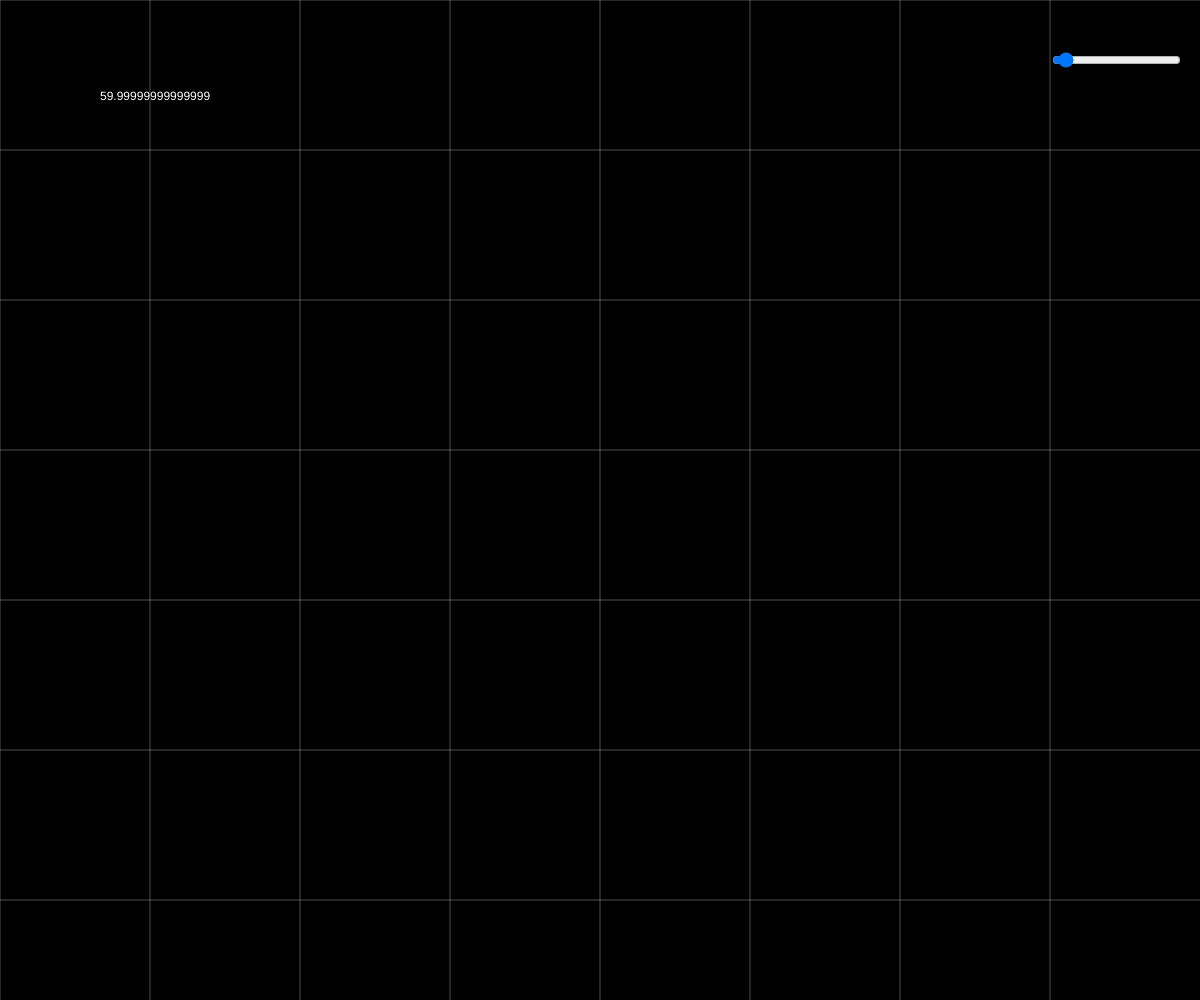
Frame 1 (no input)
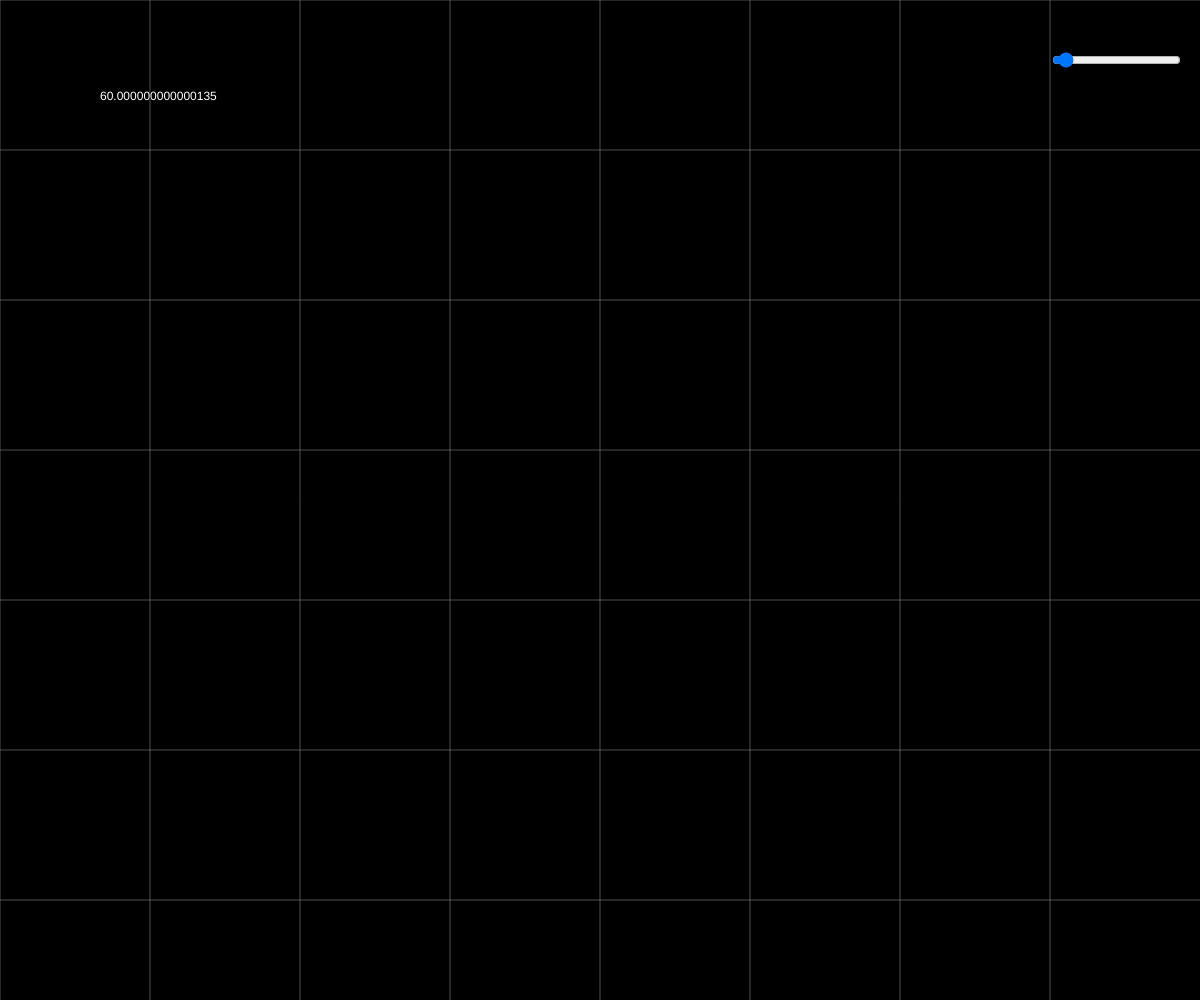
Frame 60 (no input)
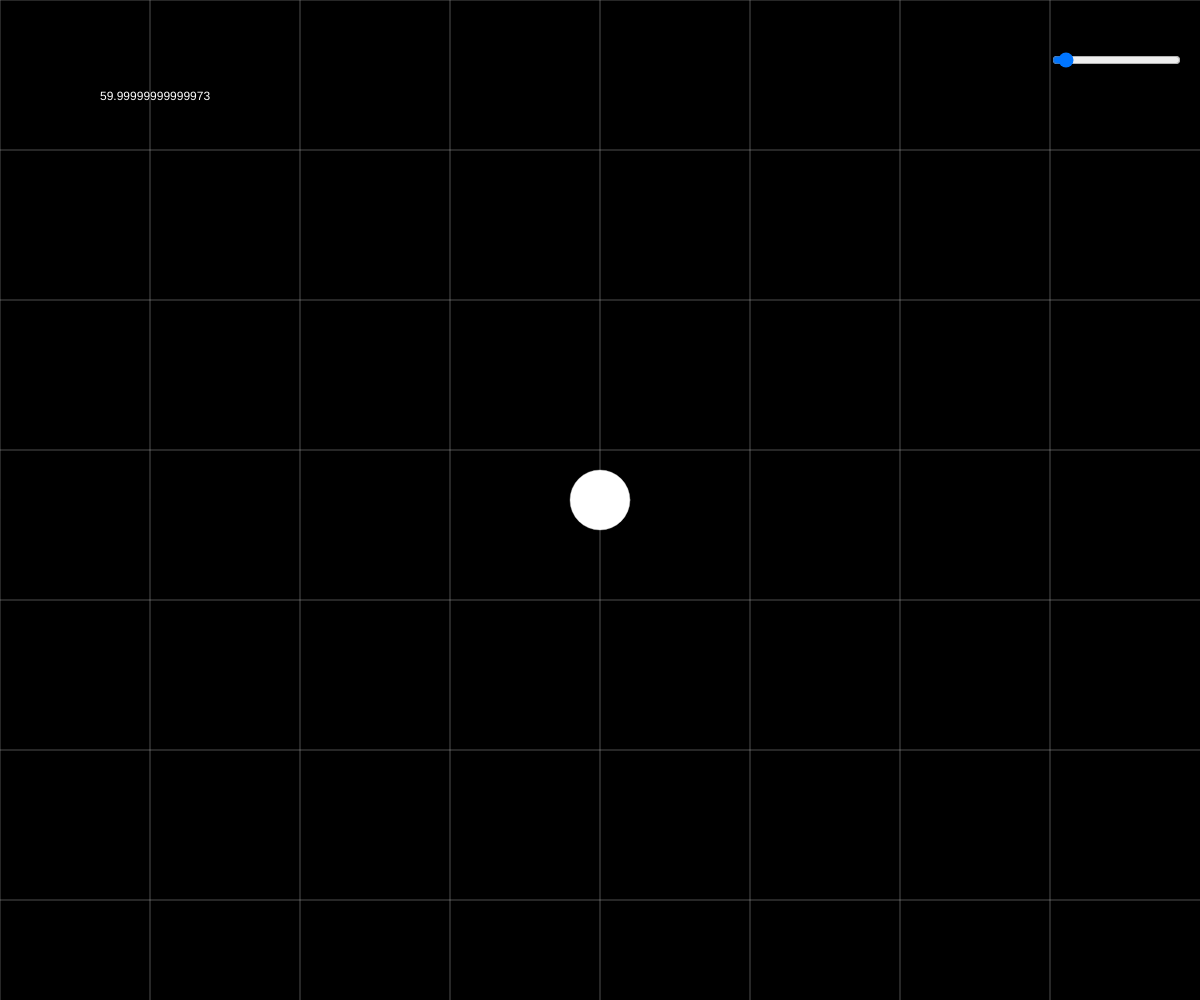
Frame 120 (the mouse pressed at the canvas centre since frame 60)

The p5.js sketch that drew these frames (run headless with seeded random() and noise() and a simulated clock; from frame 60 on, the mouse is pressed at the canvas centre):

// p5.js sketch
// ── sketch.js
let massiveObjects = [];
let objID = 0;

// camera vars
let cameraX = 0;
let cameraY = 0;
let cameraScale = 1;
let cameraMoveSped = 1;
let mouseScrolled = 0;

// global vars
let trailLength;
let planetScale = 0;
let moveMode = "FocusBigGuy";
// "FocusBigGuy" = center on the most massive object
// "SelfMove" = the user has control over camera and zoom
let mostMassiveObjectID = 0;
let mostMass = 0;

function setup()
{
  createCanvas(windowWidth, windowHeight);
  trailLength = createSlider(0, 200, 10);
  trailLength.position(width - 150, 50);
  //newMassiveObject(5, [500, 200], createVector(0, 1), true, true, 500);
  //newMassiveObject(20, [700, 300], createVector(0, 0), true, true, 500);
  for (let i = 0; i < 100; i++)
  {
    //newRandomObject();
  }
}

function draw()
{
  background(0);
  cameraControls();
  drawGrid();
  for (let i = 0; i < massiveObjects.length; i++)
  {
    massiveObjects[i].updateSelf();
  }
  mouseScrolled = 0;
  if (mouseIsPressed) { planetScale += 1 / cameraScale; ellipse(mouseX, mouseY, planetScale * cameraScale) }
  else planetScale = 0;
  fill(255);
  stroke(0);
  strokeWeight(1);
  text(frameRate(), 100, 100);
}

function drawGrid()
{
  stroke(200, 200, 200, 100);
  strokeWeight(1);
  push();
  let gridScale = 150 * cameraScale;
  for (let x = 0; x < width; x += gridScale)
  {
    line((cameraX % gridScale) + x, 0, (cameraX % gridScale) + x, height);
  }
  for (let y = 0; y < height; y += gridScale)
  {
    line(0, (cameraY % gridScale) + y, width, (cameraY % gridScale) + y);
  }
  pop();
}

function newRandomObject()
{
  newMassiveObject(random(10, 50), [800 + random(-1, 1), 500], createVector(random(-5, 5), random(-5, 5)), true, true, trailLength.value())
}

function newMassiveObject(mass, startPosition, initialForceVector, drawPlanet, drawTail, trailLength)
{
  // define the new object
  let nmo = new massiveObject(mass, startPosition, initialForceVector, drawPlanet, drawTail, trailLength);
  // push the the array
  massiveObjects.push(nmo);
  if (mass > mostMass) { console.log(mostMassiveObjectID); mostMassiveObjectID = objID - 1; mostMass = mass }
  return nmo;
}

class massiveObject
{
  constructor(mass, startPosition, initialForceVector, drawPlanet, drawTail, trailLength)
  {
    // mass
    this.mass = mass;

    // start position
    this.startX = startPosition[0];
    this.startY = startPosition[1];

    //current position
    this.x = this.startX;
    this.y = this.startY;

    // force vectors
    this.currentForceVector = initialForceVector;
    this.initialForceVector = initialForceVector;

    // drawing variables
    this.fillColor = [random(50, 200), random(50, 200), random(50, 200)];
    this.drawTrail = drawTail;
    this.drawPlanet = drawPlanet;
    this.trailPositions = [];
    this.trailLength = trailLength;

    // id system
    this.objID = objID;
    objID++;
  }
  updateSelf()
  {
    this.drawSelf();
    this.updateTrail();
    this.doPhysics();
  }
  drawSelf()
  {
    // draw the trail
    if (this.drawTrail == true)
    {

      // itterate over the trail positions
      for (let i = 0; i < this.trailPositions.length - 1; i++)
      {

        // stroke and strokeWeight go from a max to a min depending on how far into the array it is
        stroke(map(i / this.trailPositions.length, 0, this.trailPositions.length, 0, 255) * this.trailPositions.length);
        strokeWeight(map(this.trailPositions.length - i, 0, this.trailPositions.length, 0, 10) * cameraScale);

        // adjust the positions for the camera
        let pos2 = adjustForCamera(this.trailPositions[i].x, this.trailPositions[i].y);
        let pos3 = adjustForCamera(this.trailPositions[i + 1].x, this.trailPositions[i + 1].y);

        // line between two positions
        line(pos2[0], pos2[1], pos3[0], pos3[1]);
      }
    }

    // draw the planet itself
    strokeWeight(1);
    stroke(0);
    if (this.drawPlanet == true) { let pos1 = adjustForCamera(this.x, this.y); ellipse(pos1[0], pos1[1], this.mass * cameraScale); }
  }
  updateTrail()
  {
    // update the new position
    this.trailLength = trailLength.value();
    this.trailPositions.push(createVector(this.x, this.y));

    // if there are too many saved positions, 
    while (this.trailPositions.length > this.trailLength) this.trailPositions.shift();
  }
  doPhysics()
  {
    let endXForce = 0;
    let endYForce = 0;

    for (let i = 0; i < massiveObjects.length; i++)
    {
      let m1 = massiveObjects[i];
      if (m1.objID != this.objID)
      {
        let d1 = dist(this.x, this.y, m1.x, m1.y);
        let a1 = atan2(this.x - m1.x, this.y - m1.y);
        let forceVec1 = createVector(m1.mass / d1, 0);
        forceVec1.rotate(-(a1 + PI / 2));

        let inertia = m1.mass / this.mass;

        endXForce += forceVec1.x * inertia / 10;
        endYForce += forceVec1.y * inertia / 10;
      }
    }

    this.currentForceVector.x += endXForce;
    this.currentForceVector.y += endYForce;

    this.x += this.currentForceVector.x;
    this.y += this.currentForceVector.y;
  }
  drawDebug()
  {

  }
}

function collc(x, y, w, h, x2, y2, w2, h2, bx, by)
{
  // apply the bezzle to the xs
  if (bx != 0 && bx != undefined)
  {
    x = x - bx / 2;
    x2 = x2 - bx / 2;
    w = w + bx;
    w2 = w2 + bx;
  }

  // apply the bezzle to the ys
  if (by != 0 && by != undefined)
  {
    y = y - by / 2;
    y2 = y2 - by / 2;
    h = h + by;
    h2 = h2 + by;
  }

  // draw hit boxes if debug mode is on and H is pressed
  if (keyIsDown(72)) { fill(200, 50, 50, 100); rect(x, y, w, h); rect(x2, y2, w2, h2) }

  if (x + w > x2 && x < x2 + w2 && y + h > y2 && y < y2 + h2) return true;

  return false;
}

function cameraControls()
{
  // up/down/left/right movement
  if (moveMode == "SelfMove")
  {
    let movingX = 0;
    let movingY = 0;

    if (keyIsDown(87)) { cameraY += cameraMoveSped / cameraScale; movingY = 1; } else
      if (keyIsDown(83)) { cameraY -= cameraMoveSped / cameraScale; movingY = -1; }
    if (keyIsDown(68)) { cameraX -= cameraMoveSped / cameraScale; movingX = -1; } else
      if (keyIsDown(65)) { cameraX += cameraMoveSped / cameraScale; movingX = 1; }

    if (keyIsDown(82)) cameraMoveSped = 6;
    else cameraMoveSped = 3;

    // moving diagonal moves at the same overall speed, not double the speed as it would be otherwise
    if (movingX != false && movingY != false) { cameraX -= cameraMoveSped * 0.1 * movingX; cameraY -= cameraMoveSped * 0.1 * movingY }
    // / cameraScale makes the relative speed the same as it gets larger and smaller
    if (keyIsDown(38)) cameraScale += round(10 * (0.5 * cameraScale)) / 100; else
      if (keyIsDown(40)) cameraScale -= round(10 * (0.5 * cameraScale)) / 100;
  } else if (massiveObjects[mostMassiveObjectID] != undefined)
  {
    cameraX = -massiveObjects[mostMassiveObjectID].x + width / 2;
    cameraY = -massiveObjects[mostMassiveObjectID].y + height / 2;
  }
  // mouse scrolling for scale
  cameraScale -= mouseScrolled / 800;
  // constrain the cameraScale to a reasonable amount
  cameraScale = constrain(cameraScale, 0.1, 3);
  cameraScale = round(cameraScale * 100) / 100;
}

function adjustForCamera(x, y)
{
  // adjust by camera position
  x += cameraX;
  y += cameraY;

  // adjust the position for the scale arround the center point
  // tDist gets the "true distance" or simply includes negative signs
  // if X is greater than X2
  let c1 = cameraScale - 1;

  x += (c1 * (tDist(x, width / 2)));
  y += (c1 * (tDist(y, height / 2)));

  // return the position
  return [x, y];
}

function tDist(x, x2)
{
  //if(x + x2 == undefined) console.log("ERROR: X and or X2 left undefined in tDist")
  if (x < x2) return -dist(x, 0, x2, 0);
  else return dist(x, 0, x2, 0);
}

function mouseWheel(event)
{
  mouseScrolled = event.delta;
}

function deAdjustForCamera(x, y)
{
  x -= cameraX;
  y -= cameraY;
  return [x, y];
}

function mouseReleased()
{
  if (planetScale > 0)
  {
    let pos1 = deAdjustForCamera(mouseX, mouseY)
    newMassiveObject(planetScale, [pos1[0], pos1[1]], createVector(1, 0), true, true, 100);
  }
}

function keyPressed()
{
  if (keyCode === 81) cameraScale = 1;
}
